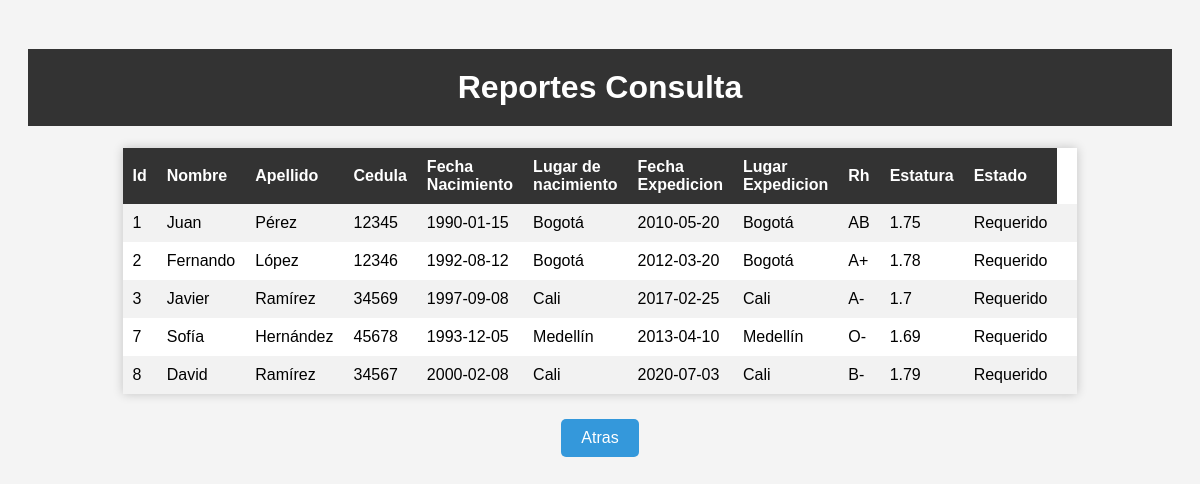
Before: /requeridos (signed in) with the older database file.
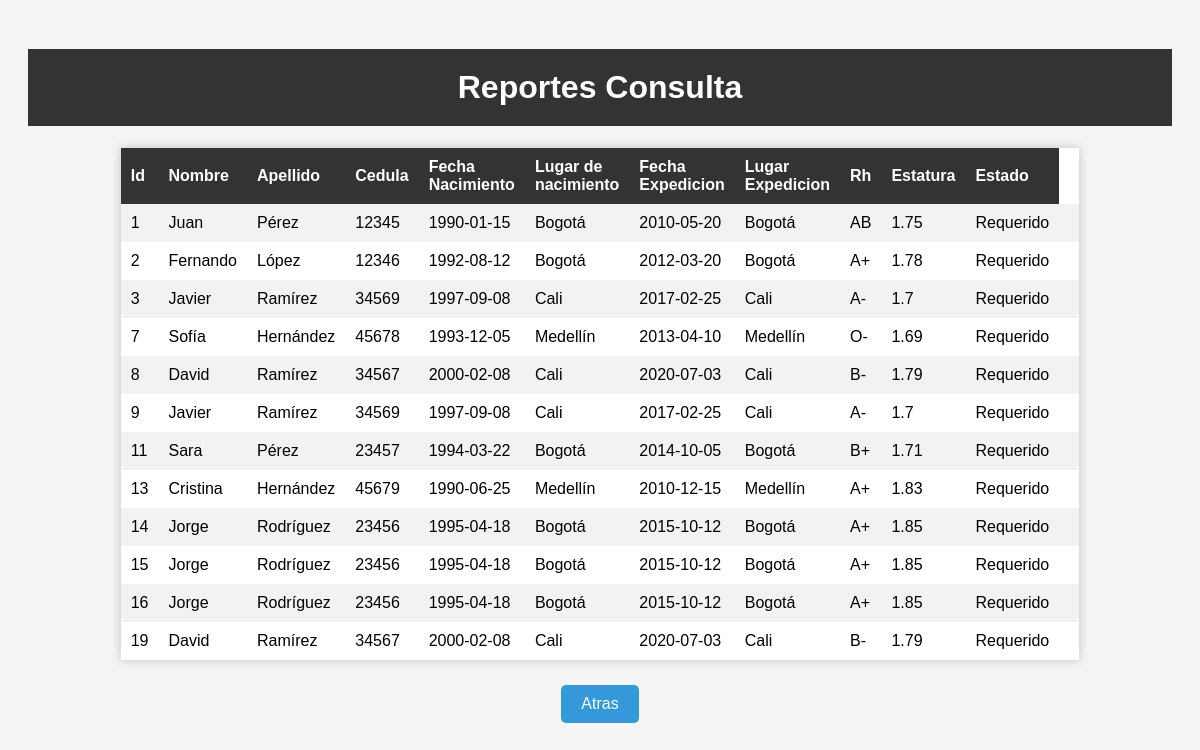
After: the same page with the newer database file.
### tables this page shows
CREATE TABLE Reporte (
    ID INTEGER PRIMARY KEY AUTOINCREMENT,
    Nombres NVARCHAR(50) NOT NULL,
    Apellidos NVARCHAR(50) NOT NULL,
    Identificacion NVARCHAR(20) NOT NULL,
    FechaNacimiento DATE NOT NULL,
    LugarNacimiento NVARCHAR(100) NOT NULL,
    FechaExpedicion DATE NOT NULL,
    LugarExpedicion NVARCHAR(100) NOT NULL,
    RH CHAR(2) NOT NULL,
    Estatura DECIMAL(5, 2) NOT NULL,
    Estado NVARCHAR(20) NOT NULL
);

### app.py (the view)
@app.route('/requeridos')
def requeridos():
    if 'username' in session:
        connection = conectar_bd()
        cursor = connection.cursor()
        cursor.execute("select * from Reporte where estado = 'Requerido'")
        datos = cursor.fetchall()
        connection.close()
        return render_template('requeridos.html', datos=datos)  # Pasa los datos a la plantilla
    return render_template('login.html')

### app.py (called while the page is built)
def conectar_bd():
    conn = sqlite3.connect('Bdd\BasesDatosRegistraduria.db')
    return conn

### templates/requeridos.html (shortened to what this page needs)
<!DOCTYPE html>
<html>
<head>
    <link rel="stylesheet" type="text/css" href="{{ url_for('static', filename='style.css') }}">
</head>
<body>
    <h1>Reportes Consulta</h1>
    <table>
        <tr>
            <th>Id</th>
            <th>Nombre</th>
            <th>Apellido </th>
            <th>Cedula</th>
            <th>Fecha Nacimiento</th>
            <th>Lugar de nacimiento</th>
            <th>Fecha Expedicion</th>
            <th>Lugar Expedicion</th>
            <th>Rh</th>
            <th>Estatura</th>
            <th>Estado</th>
        </tr>
        {% for dato in datos %}
        <tr>
            <td>{{ dato[0] }}</td>
            <td>{{ dato[1] }}</td>
            <td>{{ dato[2] }}</td>
            <td>{{ dato[3] }}</td>
            <td>{{ dato[4] }}</td>
            <td>{{ dato[5] }}</td>
            <td>{{ dato[6] }}</td>
            <td>{{ dato[7] }}</td>
            <td>{{ dato[8] }}</td>
            <td>{{ dato[9] }}</td>
            <td>{{ dato[10] }}</td>
            <td>{{ dato[11] }}</td>
        </tr>
        {% endfor %}
    </table>
    <button id="verificar-cedula-button" class="home-button">Atras</button>
</body>
</html>

Changed rows visible on the page:
added Reporte: ID "9", Nombres "Javier", Apellidos "Ramírez", Identificacion "34569", FechaNacimiento "1997-09-08", LugarNacimiento "Cali", FechaExpedicion "2017-02-25", LugarExpedicion "Cali", RH "A-", Estatura "1.7", Estado "Requerido"
added Reporte: ID "11", Nombres "Sara", Apellidos "Pérez", Identificacion "23457", FechaNacimiento "1994-03-22", LugarNacimiento "Bogotá", FechaExpedicion "2014-10-05", LugarExpedicion "Bogotá", RH "B+", Estatura "1.71", Estado "Requerido"
added Reporte: ID "13", Nombres "Cristina", Apellidos "Hernández", Identificacion "45679", FechaNacimiento "1990-06-25", LugarNacimiento "Medellín", FechaExpedicion "2010-12-15", LugarExpedicion "Medellín", RH "A+", Estatura "1.83", Estado "Requerido"
added Reporte: ID "14", Nombres "Jorge", Apellidos "Rodríguez", Identificacion "23456", FechaNacimiento "1995-04-18", LugarNacimiento "Bogotá", FechaExpedicion "2015-10-12", LugarExpedicion "Bogotá", RH "A+", Estatura "1.85", Estado "Requerido"
added Reporte: ID "15", Nombres "Jorge", Apellidos "Rodríguez", Identificacion "23456", FechaNacimiento "1995-04-18", LugarNacimiento "Bogotá", FechaExpedicion "2015-10-12", LugarExpedicion "Bogotá", RH "A+", Estatura "1.85", Estado "Requerido"
added Reporte: ID "16", Nombres "Jorge", Apellidos "Rodríguez", Identificacion "23456", FechaNacimiento "1995-04-18", LugarNacimiento "Bogotá", FechaExpedicion "2015-10-12", LugarExpedicion "Bogotá", RH "A+", Estatura "1.85", Estado "Requerido"
added Reporte: ID "19", Nombres "David", Apellidos "Ramírez", Identificacion "34567", FechaNacimiento "2000-02-08", LugarNacimiento "Cali", FechaExpedicion "2020-07-03", LugarExpedicion "Cali", RH "B-", Estatura "1.79", Estado "Requerido"
